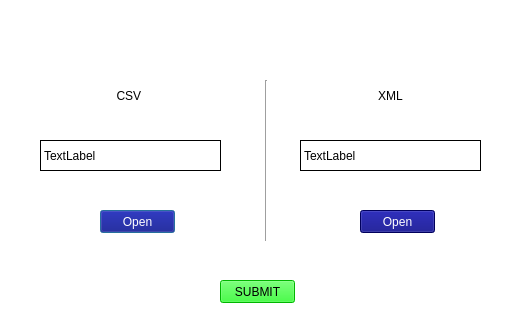
<?xml version="1.0" encoding="UTF-8"?>
<ui version="4.0">
 <class>Dialog</class>
 <widget class="QDialog" name="Dialog">
  <property name="geometry">
   <rect>
    <x>0</x>
    <y>0</y>
    <width>512</width>
    <height>336</height>
   </rect>
  </property>
  <property name="windowTitle">
   <string>Dialog</string>
  </property>
  <widget class="QLabel" name="label">
   <property name="geometry">
    <rect>
     <x>0</x>
     <y>0</y>
     <width>512</width>
     <height>336</height>
    </rect>
   </property>
   <property name="styleSheet">
    <string notr="true">background-color: rgb(255, 255, 255);</string>
   </property>
   <property name="text">
    <string/>
   </property>
  </widget>
  <widget class="QLabel" name="label_2">
   <property name="geometry">
    <rect>
     <x>0</x>
     <y>0</y>
     <width>101</width>
     <height>81</height>
    </rect>
   </property>
   <property name="text">
    <string/>
   </property>
   <property name="pixmap">
    <pixmap resource="image.qrc">:/VOIS/download.png</pixmap>
   </property>
   <property name="scaledContents">
    <bool>true</bool>
   </property>
  </widget>
  <widget class="QLabel" name="label_3">
   <property name="geometry">
    <rect>
     <x>100</x>
     <y>80</y>
     <width>61</width>
     <height>31</height>
    </rect>
   </property>
   <property name="styleSheet">
    <string notr="true">font: 95 14pt &quot;Palatino Linotype&quot;;</string>
   </property>
   <property name="text">
    <string>CSV </string>
   </property>
   <property name="alignment">
    <set>Qt::AlignCenter</set>
   </property>
  </widget>
  <widget class="QLabel" name="label_4">
   <property name="geometry">
    <rect>
     <x>360</x>
     <y>80</y>
     <width>61</width>
     <height>31</height>
    </rect>
   </property>
   <property name="styleSheet">
    <string notr="true">font: 95 14pt &quot;Palatino Linotype&quot;;</string>
   </property>
   <property name="text">
    <string>XML</string>
   </property>
   <property name="alignment">
    <set>Qt::AlignCenter</set>
   </property>
  </widget>
  <widget class="QPushButton" name="pushButton">
   <property name="geometry">
    <rect>
     <x>100</x>
     <y>210</y>
     <width>75</width>
     <height>23</height>
    </rect>
   </property>
   <property name="styleSheet">
    <string notr="true">background-color: rgb(0, 0, 127);
color: rgb(255, 255, 255);
font: 75 10pt &quot;MS Sans Serif&quot;;</string>
   </property>
   <property name="text">
    <string>Open</string>
   </property>
  </widget>
  <widget class="QPushButton" name="pushButton_2">
   <property name="geometry">
    <rect>
     <x>360</x>
     <y>210</y>
     <width>75</width>
     <height>23</height>
    </rect>
   </property>
   <property name="styleSheet">
    <string notr="true">background-color: rgb(0, 0, 127);
color: rgb(255, 255, 255);
font: 75 10pt &quot;MS Sans Serif&quot;;</string>
   </property>
   <property name="text">
    <string>Open</string>
   </property>
  </widget>
  <widget class="Line" name="line">
   <property name="geometry">
    <rect>
     <x>256</x>
     <y>80</y>
     <width>20</width>
     <height>161</height>
    </rect>
   </property>
   <property name="orientation">
    <enum>Qt::Vertical</enum>
   </property>
  </widget>
  <widget class="QLabel" name="label_5">
   <property name="geometry">
    <rect>
     <x>40</x>
     <y>140</y>
     <width>181</width>
     <height>31</height>
    </rect>
   </property>
   <property name="styleSheet">
    <string notr="true">border:1px solid black;</string>
   </property>
   <property name="text">
    <string>TextLabel</string>
   </property>
  </widget>
  <widget class="QLabel" name="label_6">
   <property name="geometry">
    <rect>
     <x>300</x>
     <y>140</y>
     <width>181</width>
     <height>31</height>
    </rect>
   </property>
   <property name="styleSheet">
    <string notr="true">border:1px solid black;</string>
   </property>
   <property name="text">
    <string>TextLabel</string>
   </property>
  </widget>
  <widget class="QPushButton" name="pushButton_3">
   <property name="geometry">
    <rect>
     <x>220</x>
     <y>280</y>
     <width>75</width>
     <height>23</height>
    </rect>
   </property>
   <property name="styleSheet">
    <string notr="true">background-color: rgb(0, 255, 0);
font: 75 11pt &quot;Palatino Linotype&quot;;</string>
   </property>
   <property name="text">
    <string>SUBMIT</string>
   </property>
  </widget>
 </widget>
 <resources>
  <include location="image.qrc"/>
 </resources>
 <connections/>
</ui>
